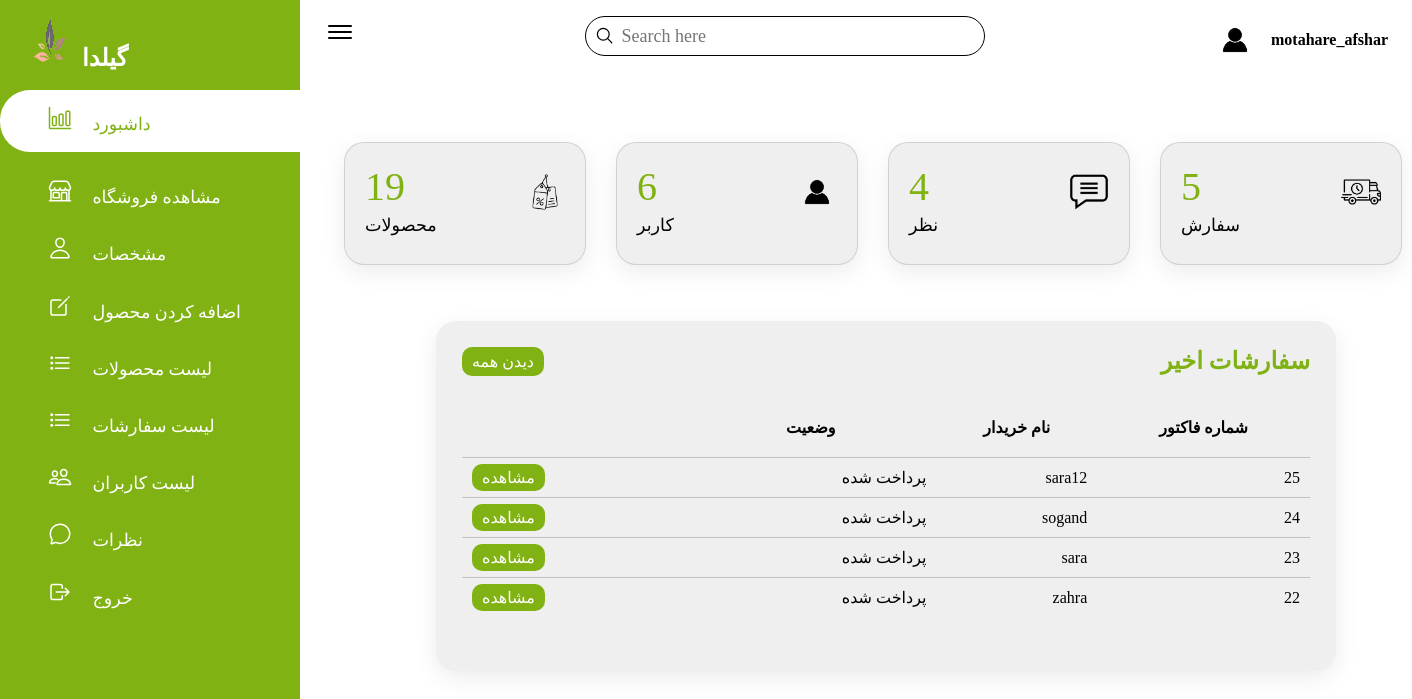
The page /admin/adminPanel.php (signed in) on the database its author committed.
### tables this page shows
CREATE TABLE `orders` (
  `id` int(11) NOT NULL,
  `user_email` text DEFAULT NULL,
  `product_ids` varchar(11) DEFAULT NULL,
  `total` int(11) DEFAULT NULL,
  `is_paid` int(11) DEFAULT NULL
);

### admin/adminPanel.php (the view, shortened to what this page needs)
<?php  require_once '../config/config.php';?>
<?php
$name = $_SESSION['admin_login'];
$getUsername = mysqli_query($db, "SELECT * FROM admin WHERE name1='$name'");
$username = mysqli_fetch_array($getUsername);
?>
<html lang="en">
<head>
    <link href="../css/styleadmin.css" rel="stylesheet" />
    <link href="../css/responsive.css" rel="stylesheet" />
    <link rel="stylesheet" href="https://maxst.icons8.com/vue-static/landings/line-awesome/line-awesome/1.3.0/css/line-awesome.min.css">
</head>
<body class="body-admin-panel">
        <div class="sidebar">
            <div class="sidebar-brand">
                <h2><img  src="../images/icon.PNG" width="50px" height="50px"><span>گیلدا</span></h2>
            </div>
            <div class="sidebar-menu">
                <ul>
                    <li class="list active">
                        <a href="adminPanel.php">
                            <span class="icon"><ion-icon name="bar-chart-outline"></ion-icon></span>
                            <span class="title">داشبورد</span>
                        </a>
                    </li>
                    <li class="list">
                        <a href="../index.php">
                            <span class="icon"><ion-icon name="storefront-outline"></ion-icon></span>
                            <span class="title">مشاهده فروشگاه</span>
                        </a>
                    </li>
                    <li class="list">
                        <a href="admin_about.php">
                            <span class="icon"><ion-icon name="person-outline"></ion-icon></span>
                            <span class="title">مشخصات</span>
                        </a>
                    </li>
                    <li class="list">
                        <a href="add_products.php">
                            <span class="icon"><ion-icon name="create-outline"></ion-icon></span>
                            <span class="title">اضافه کردن محصول</span>
                        </a>
                    </li>
                    <li class="list">
                        <a href="products.php">
                            <span class="icon"><ion-icon name="list-outline"></ion-icon></span>
                            <span class="title">لیست محصولات</span>
                        </a>
                    </li>
                    <li class="list">
                        <a href="orders.php">
                            <span class="icon"><ion-icon name="list-outline"></ion-icon></span>
                            <span class="title">لیست سفارشات</span>
                        </a>
                    </li>
                    <li class="list">
                        <a href="users.php">
                            <span class="icon"><ion-icon name="people-outline"></ion-icon></span>
                            <span class="title">لیست کاربران</span>
                        </a>
                    </li>
                    <li class="list">
                        <a href="comments.php">
                            <span class="icon"><ion-icon name="chatbubble-outline"></ion-icon></span>
                            <span class="title">نظرات</span>
                        </a>
                    </li>
                    <li class="list">
                        <a href="../config/logOut.php">
                            <span class="icon"><ion-icon name="log-out-outline"></ion-icon></span>
                            <span class="title">خروج</span>
                        </a>
                    </li>
                </ul>
            </div>
        </div>
        <div class="main-content">
            <header>
                    <h1>
                        <label for="nav-toggle">
                            <span><ion-icon name="menu-outline"></ion-icon></span>
                        </label>
                    </h1>
                <div class="search-wrappar">
                    <label>
                        <span><ion-icon name="search-outline"></ion-icon></span>
                        <input type="Search" placeholder="Search here"/>
                    </label>
                </div>
                <div class="user-wrappar">
                    <img src="../images/usericon.png" width="40px" height="40px">
                    <div>
                        <h4>
                            <?php echo $username['display_name']?>
                        </h4>
                    </div>
                </div>
            </header>
            <main>
                <div class="CardBox">
                    <a href="products.php">
                        <div class="card">
                            <div>
                                <div class="numbers">
                                    <?php
                                    $countUser = mysqli_query($db,"SELECT id FROM products ");
                                    echo mysqli_num_rows($countUser);
                                    ?>
                                </div>
                                <div class="CardNames">محصولات</div>
                            </div>
                            <div class="icon-case">
                                <img src="../images/producticon.png">
                            </div>
                        </div>
                    </a>
                    <a href="users.php">
                        <div class="card">
                                <div>
                                    <div class="numbers">
                                        <?php
                                        $countUser = mysqli_query($db,"SELECT id FROM users ");
                                        echo mysqli_num_rows($countUser);
                                        ?>
                                    </div>
                                    <div class="CardNames">کاربر</div>
                                </div>
                                <div class="icon-case">
                                    <img src="../images/usericon.png">
                                </div>
                        </div>
                    </a>
                    <a href="comments.php">
                        <div class="card">
                                <div>
                                    <div class="numbers">
                                        <?php
                                        $countUser = mysqli_query($db,"SELECT id FROM usermmessages ");
                                        echo mysqli_num_rows($countUser);
                                        ?>
                                    </div>
                                    <div class="CardNames">نظر</div>
                                </div>
                                <div class="icon-case">
                                    <img src="../images/commenticon.png">
                                </div>
                        </div>
                    </a>
                    <a href="orders.php">
                        <div class="card">
                            <div>
                                <div class="numbers">
                                    <?php
                                    $countUser = mysqli_query($db,"SELECT id FROM orders ");
                                    echo mysqli_num_rows($countUser);
                                    ?>
                                </div>
                                <div class="CardNames">سفارش</div>
                            </div>
                            <div class="icon-case">
                                <img src="../images/ordericon.png">
                            </div>
                        </div>
                    </a>
                </div>
                <div class="details">
                    <div class="RecentOrder">
                        <div class="CardHeader">
                            <h2>سفارشات اخیر</h2>
                            <a href="orders.php" class="btn">دیدن همه</a>
                        </div>
                        <div class="CardBody">
                            <div class="table-responsive">
                                <table class="table table-hover">
                                    <thead>
                                    <tr>
                                        <th>شماره فاکتور</th>
                                        <th>نام خریدار</th>
                                        <th>وضعیت</th>
                                    </tr>
                                    </thead>
                                    <tbody>
                                    <?php
                                    $getOrders = mysqli_query($db, "SELECT * FROM orders order by id desc limit 4");
                                    ?>
                                    <tr>
                                        <td>
                                            <?php while ($row = mysqli_fetch_array($getOrders)) { ?>
                                        <td>
                                            <?php echo $row['id'] ;?>
                                        </td>
                                        <td>
                                            <?php echo $row['user_email'] ;?>
                                        </td>
                                        <td>
                                            <?php
                                            if($row['is_paid']==0)
                                            {echo "پرداخت نشده" ;}
                                            else
                                            {echo "پرداخت شده" ;}
                                           ?>
                                        </td>
                                        <td>
                                            <a href="order_detail.php?order-id=<?php echo $row['id'] ?>" class="btn">مشاهده</a>
                                        </td>
                                        </tr>
                                            <?php } ?>
                                    </tbody>
                                </table>
                            </div>
                        </div>
                    </div>
                </div>
            </main>
        </div>
</body>
</html>

### css/styleadmin.css (style rules this page uses)
* { margin: 0; padding: 0; box-sizing: border-box; list-style-type: none; text-decoration: none; font-family: Sahel !important; }
.sidebar { width: 300px; position: fixed; left: 0; top:0; height: 100%; background-color:#81b214; transition:width 300ms ; }
.sidebar-brand { height: 90px; padding: 1rem 0rem 1rem 2rem; color: #ffffff; }
.sidebar-brand h2 img { display: inline-block; padding-right: 1rem; }
.sidebar-menu .list { width: 100%; margin-bottom: 1.7rem; padding-left: 2rem; }
.sidebar-menu .list.active, .sidebar-menu .list:hover { background: #ffffff; padding-top: 1rem; padding-bottom: 1rem; border-radius: 30px 0px 0px 30px; }
.sidebar-menu a { padding-left: 1rem; display: block; color: #ffffff; font-size: 1.1rem; }
.sidebar-menu .list.active a, .sidebar-menu .list:hover a { color: #81b214; }
.sidebar-menu a span:first-child { font-size: 1.5rem; padding-right: 1rem; }
.main-content { transition: margin-left 300ms; margin-left:300px ; }
header { display: flex; justify-content: space-between; padding: 1rem 1.5rem; z-index: 100; transition: left 300ms ; }
.search-wrappar { position: relative; width: 400px; margin: 0 10px; }
.search-wrappar label { position: relative; width: 100%; }
.search-wrappar input { width:100% ; height: 40px; border-radius: 40px; padding:5px 20px; padding-left: 35px; font-size: 18px; outline: none; border: 1px solid #000000; }
.search-wrappar label ion-icon { position: absolute; top: 10px; left: 10px; font-size: 1.2em; }
.user-wrappar { display: flex; align-items: center; }
.user-wrappar img { border-radius: 50%; margin-right: 1rem ; }
main { margin-top: 10px; padding: 2rem 1.5rem; }
.CardBox { position: relative; width: 100%; padding: 20px; display: grid; grid-template-columns: repeat(4,1fr); grid-gap:30px; }
.CardBox .card { position: relative; background-color: #efefef; padding: 20px; border-radius: 20px; display: flex; justify-content:space-between; cursor: pointer; box-shadow: 0 7px 25px rgba(0, 0, 0, 0.08); }
.CardBox .card .numbers { position: relative; font-weight: 500; font-size: 2.5em; color: #81b214; }
.CardBox .card .CardNames { color: #000000; font-size: 1.1em; margin-top: 5px; }
.CardBox .card .icon-case { margin-top: -4rem; margin-bottom: 2rem; margin-left: 10rem; }
.CardBox .card .icon-case img { width: 40px; height: 40px; }
.details { position: relative; width: 100%; padding: 10px 0px; display: grid; grid-template-columns: 2fr 1fr; grid-gap:20px; margin-top: 10px; }
.details .RecentOrder { position: relative; direction: rtl; min-height: 350px; width: 600px; background-color: #efefef; box-shadow: 0 7px 25px rgba(0, 0, 0, 0.08); border-radius: 20px; }
.CardHeader, .CardBody { padding: 1rem; }
.CardHeader { display: flex; justify-content:space-between; align-items:flex-start; }
.CardHeader h2 { font-weight: 600; color: #81b214; }
.btn { position: relative; padding: 5px 10px; background-color: #81b214; text-decoration: none; color: #ffffff; border-radius: 10px; }
.details table { width: 100%; border-collapse: collapse; margin-top: 10px; }
.details table thead th { font-weight: 600; }
.details table tr { color: #000000; border-bottom: 1px solid rgba(0, 0, 0, 0.1); }
.details table tr:last-child { border-bottom:none; }
.details table tbody tr td { padding: 10px; }
.details table tbody tr td:last-child { text-align: end; }
.table-responsive { width: 100%; overflow-x: auto; }
label { display: inline-block; margin-bottom: 0.5rem; cursor: default; }
label:not(.form-check-label):not(.custom-file-label) { font-weight: 700; }
button, input { overflow: visible; margin: 0; font-family: inherit; font-size: inherit; line-height: inherit; }
.card { position: relative; display: flex; -ms-flex-direction: column; flex-direction: column; min-width: 0; word-wrap: break-word; background-color: #fff; background-clip: border-box; border: 1px solid rgba(0,0,0,.125); border-radius: 0.25rem; box-shadow: 0 0 1px rgb(0 0 0 / 13%), 0 1px 3px rgb(0 0 0 / 20%); margin-bottom: 1rem!important; }
a { text-decoration: none; color: #000; }
.details .RecentOrder { width: 900px ; padding: 10px 10px; margin-left: 7rem ; }
.details table thead th { margin:6rem; }

### rows shown on the page
orders: id "25", user_email "sara12", is_paid "پرداخت شده"
orders: id "24", user_email "sogand", is_paid "پرداخت شده"
orders: id "23", user_email "sara", is_paid "پرداخت شده"
orders: id "22", user_email "zahra", is_paid "پرداخت شده"

### other values the page prints
$username['display_name'] "motahare_afshar"
mysqli_num_rows($countUser) "19"
mysqli_num_rows($countUser) "6"
mysqli_num_rows($countUser) "4"
mysqli_num_rows($countUser) "5"
